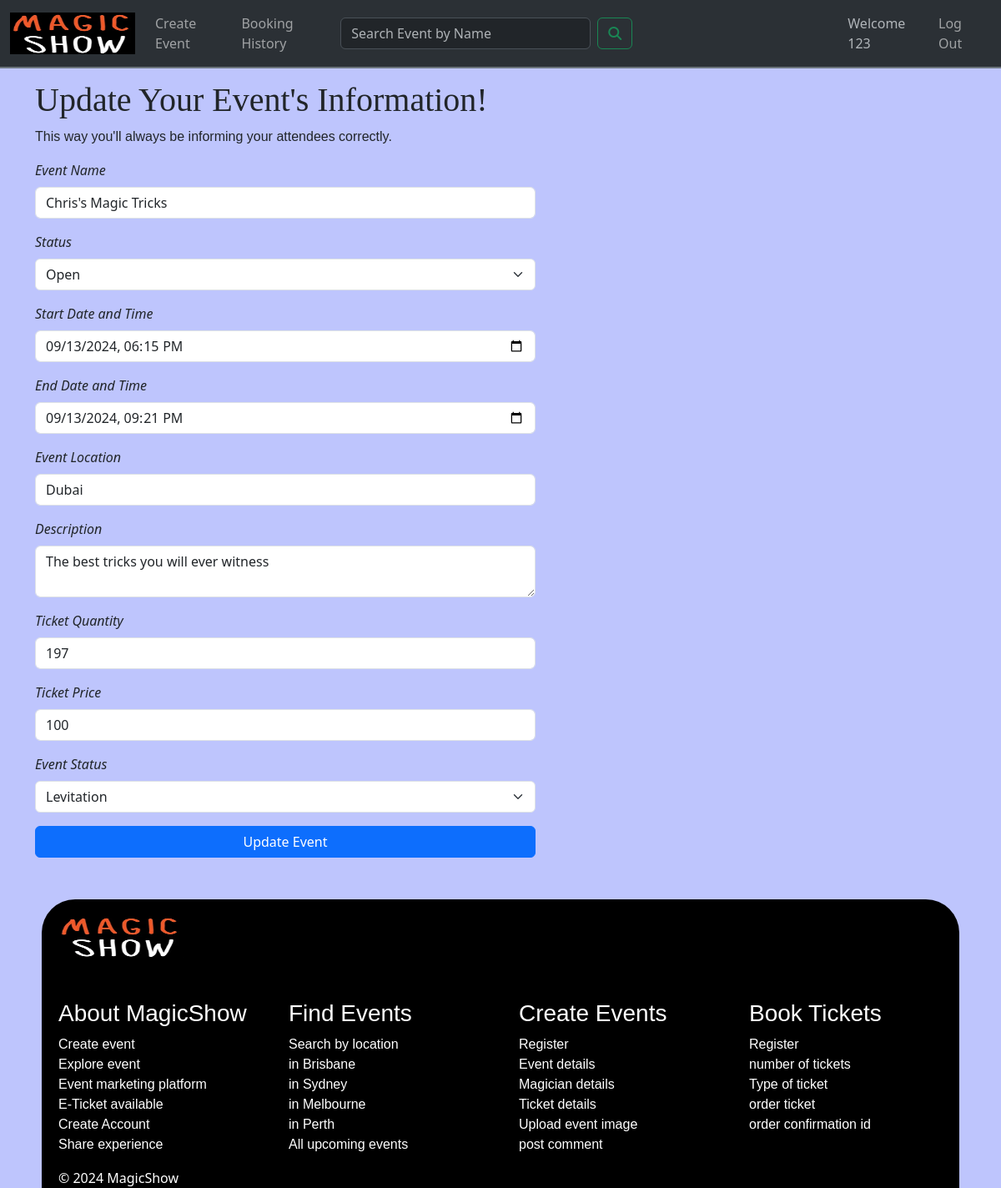
The app's page /events/edit/3 (signed in) with its own data.
### website/models.py (models this page shows, shortened)
class User(db.Model, UserMixin):
    __tablename__ = 'users'
    id = db.Column(db.Integer, primary_key=True, nullable=False)
    userName = db.Column(db.String(100), index=True, nullable=False)
    emailid = db.Column(db.String(100), index=True, unique=True, nullable=False)
    contactNumber = db.Column(db.String(100))
    password_hash = db.Column(db.String(255), nullable=False)
    address = db.Column(db.String(255))
    bookings = db.relationship('Booking', backref='user')
    comments = db.relationship('Comment', backref='user')

class Event(db.Model):
    __tablename__ = 'events'
    id = db.Column(db.Integer, primary_key=True, nullable=False)
    userid = db.Column(db.Integer, db.ForeignKey('users.id'))
    eventName = db.Column(db.String(80))
    eventstartDateTime = db.Column(db.DateTime, nullable=False)
    eventendDateTime = db.Column(db.DateTime, nullable=False)
    eventType = db.Column(db.String(50))
    eventLocation = db.Column(db.String(200))
    description = db.Column(db.String(200))
    ticketQuantity = db.Column(db.Integer)
    ticketsAvailable = db.Column(db.Integer)
    ticketPrice = db.Column(db.Float)
    eventImage = db.Column(db.String(400))
    eventStatus = db.Column(db.String(10))
    eventType = db.Column(db.String(50), nullable=False)
    bookings = db.relationship('Booking', backref='event', cascade="all, delete-orphan")
    comments = db.relationship('Comment', backref='event', cascade="all, delete-orphan")

### website/events.py (the view, shortened to what this page needs)
@eventbp.route('/edit/<int:eventid>', methods=['GET', 'POST'])
@login_required
def edit_event(eventid):
    event = Event.query.get_or_404(eventid)
    if current_user.id != event.userid:
        flash('You do not have permission to edit this event.', 'danger')
        return redirect(url_for('event.show', id=event.id))
    form = EditForm(obj=event)  # Pre-fill form with event data on GET
    return render_template('events/edit.html', form=form, eventid=eventid)

### website/forms.py
class EditForm(FlaskForm):
    eventName = StringField('Event Name', validators=[InputRequired(), Length(max=80)])
    status = SelectField('Status', choices=[('Open', 'Open'), ('Cancelled', 'Cancelled')])
    eventstartDateTime = DateTimeLocalField('Start Date and Time', validators=[InputRequired()])
    eventendDateTime = DateTimeLocalField('End Date and Time', validators=[InputRequired()])
    eventLocation = StringField('Event Location', validators=[InputRequired(), Length(max=200)])
    description = TextAreaField('Description', validators=[InputRequired(), Length(max=500)])
    ticketQuantity = IntegerField('Ticket Quantity', validators=[InputRequired(), NumberRange(min=1)])
    ticketPrice = IntegerField('Ticket Price', validators=[InputRequired(), NumberRange(min=0)])
    eventType = SelectField('Event Status', choices=[('Illusion', 'Illusion'), ('Comedy', 'Comedy'), ('Levitation', 'Levitation'), ('Transformation', 'Transformation'), ('Mentalism', 'Mentalism'), ('Penetration', 'Penetration')], validators=[InputRequired()])
    submit = SubmitField('Update Event')

### website/templates/events/edit.html
{% extends 'base.html' %}
{% from 'bootstrap5/form.html' import render_form %}
{% block content %}
  <div class="container">
    <div class="row mt-5">
      <div class="col-md-12">
        <br><br>
        <h1>Update Your Event's Information!</h1>
        <p>This way you'll always be informing your attendees correctly.</p>
        {{ render_form(form) }}
      </div>
    </div>
  </div>
{% endblock %}

### website/templates/base.html (shortened to what this page needs)
<!DOCTYPE html>
<html lang="en">
<head>
  <link href="https://cdn.jsdelivr.net/npm/bootstrap@5.3.3/dist/css/bootstrap.min.css" rel="stylesheet">
  <link rel="stylesheet" href="{{ url_for('static', filename='style.css')}}">
</head>
<body>
    <header>
        <nav class="navbar navbar-custom navbar-expand-lg bg-body-tertiary fixed-top bg-dark" data-bs-theme="dark">
            <div class="container-fluid">
              <a class="navbar-brand" href="{{url_for('main.index')}}">
                <img src="{{url_for('static', filename='img/logo.png')}}" alt="MagicShow" width="150" height="50">
              </a>
              <div class="collapse navbar-collapse" id="navbarSupportedContent">
                <ul class="navbar-nav ms-auto mb-2 mb-lg-0">
                  <li class="nav-item">
                    <a class="nav-link {% if request.endpoint == 'event.create' %}active{% endif %}" href="{{ url_for('event.create')}}">Create Event</a>
                  </li>
                  <li class="nav-item">
                    <a class="nav-link {% if request.endpoint == 'main.history' %}active{% endif %}" href="{{ url_for('main.history')}}">Booking History</a>
                  </li>
                </ul>
              </div>
              <form class="d-flex" role="search" action="{{url_for('main.search')}}">
                <input class="form-control me-2" style="width:50%;" type="search" name="search" id="SearchForm" placeholder="Search Event by Name" aria-label="Search">
                <button class="btn btn-outline-success" type="submit"><i class="fa-solid fa-magnifying-glass"></i></button>
              </form>
              <div class="collapse navbar-collapse" id="navbarSupportedContent">
                <ul class="navbar-nav ms-auto mb-2 mb-lg-0">
                  {% if current_user.is_authenticated %}
                  <li class="nav-item">
                     <a class="nav-link disabled text-muted" href="#">Welcome {{current_user.userName}}</a>
                  </li>
                  <li>
                     <a class="nav-link" href="{{ url_for('auth.logout') }}">Log Out</a>
                  </li>
                  {% endif %}
                </ul>
              </div>
            </div>
          </nav>
    </header>
    {% block content %}
    {% endblock %}
    <footer class="footer">
        <section class="top">
            <img id="footerimage" src="{{url_for('static', filename='img/logo.png')}}" width="150" height="50" >
            <div class="footer">
              <div class="row footerrow text-left">
                <div class="col-lg-3 col-md-6 mb-4 mb-md-0">
                  <h3>About MagicShow</h3>
                   <ul class="list-unstyled">
                    <li><a>Create event</a></li>
                    <li><a>Explore event</a></li>
                    <li><a>Event marketing platform</a></li>
                    <li><a>E-Ticket available</a></li>
                    <li><a>Create Account</a></li>
                    <li><a>Share experience</a></li>
                  </ul>
                </div>
                <div class="col-lg-3 col-md-6 mb-4 mb-md-0">
                  <h3>Find Events</h3>
                    <ul class="list-unstyled">
                    <li><a>Search by location</a></li>
                    <li><a>in Brisbane</a></li>
                    <li><a>in Sydney</a></li>
                    <li><a>in Melbourne</a></li>
                    <li><a>in Perth</a></li>
                    <li><a>All upcoming events</a></li>
                    </ul>
                </div>
                <div class="col-lg-3 col-md-6 mb-4 mb-md-0">
                  <h3>Create Events</h3>
                    <ul class="list-unstyled">
                    <li><a>Register</a></li>
                    <li><a>Event details</a></li>
                    <li><a>Magician details</a></li>
                    <li><a>Ticket details</a></li>
                    <li><a>Upload event image</a></li>
                    <li><a>post comment</a></li>
                    </ul>
                </div>
                <div class="col-lg-3 col-md-6 mb-4 mb-md-0">
                  <h3>Book Tickets</h3>
                    <ul class="list-unstyled">
                      <li><a>Register</a></li>
                      <li><a>number of tickets</a></li>
                      <li><a>Type of ticket</a></li>
                      <li><a>order ticket</a></li>
                      <li><a>order confirmation id</a></li>
                    </ul>
                </div>
              </div>
            </div>
          </section>
          <section class="bottom">© 2024 MagicShow</section>
    </footer>
</body>
</html>

### website/static/style.css (style rules this page uses)
body { background-color: rgba(2, 31, 248, 0.253); }
.navbar-custom { background-color: black; border-bottom: 2px solid #6c757d; }
.navbar-custom .nav-link { color: #ffffff8d; transition: color 0.3s ease; }
.top { border-top-left-radius:40px; border-top-right-radius:40px; margin-left:50px; margin-top: 50px; margin-right:50px; background-color: black; }
.footerrow { margin-top:50px; padding-left:20px; color:white }
.bottom { margin-left:50px; margin-right:50px; padding-left:20px; background-color: black; color:white; }
#footerimage { margin-left:20px; margin-top:20px; }
form { width:90%; max-width: 600px; }
input,textarea { width:100%; padding:10px; outline:100px; border: 1px #fff #000000; color: #040000; background:transparent; font-size:15px; }
h1 { font-family:Georgia, 'Times New Roman', Times, serif; }
p { font-family:'Trebuchet MS', 'Lucida Sans Unicode', 'Lucida Grande', 'Lucida Sans', Arial, sans-serif; }
h3 { font-family:'Trebuchet MS', 'Lucida Sans Unicode', 'Lucida Grande', 'Lucida Sans', Arial, sans-serif; }
.list-unstyled { font-family:'Trebuchet MS', 'Lucida Sans Unicode', 'Lucida Grande', 'Lucida Sans', Arial, sans-serif; }
label { font-style: italic; }
option { font-style: italic; }

### records on screen
User: userName "123"
Event: eventName "Chris's Magic Tricks", eventstartDateTime "09/13/2024 18:15", eventendDateTime "09/13/2024 21:21", eventLocation "Dubai", description "The best tricks you will ever witness", ticketQuantity "197", ticketPrice "100", eventType "Levitation"
